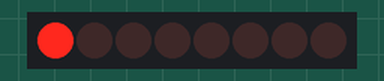
This sketch was run on a simulated Arduino Uno, built with avr-gcc and run on an emulated ATmega328P. On the bench: 8 shift-register outputs drawn as a row of LEDs (first output left, lit = HIGH). Wiring (inferred from the names in the program): shift register (74HC595): data pin 4; shift clock pin 2; latch pin 3. Wiring (inferred from the signals the program sends): row of LEDs: on Q0, Q1, Q2, Q3, Q4, Q5, Q6, Q7.

Above: at 0.5 s.
At 4.5 s:
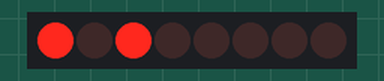
At 6.5 s:
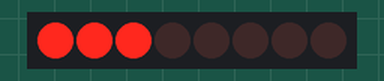
At 9.5 s:
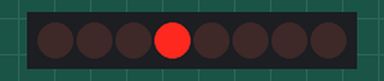
At 14.5 s:
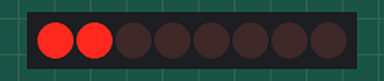
At 19.5 s:
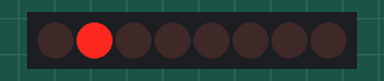
Timing chart, 0 to 20.7 s (numbered marks = the images above):
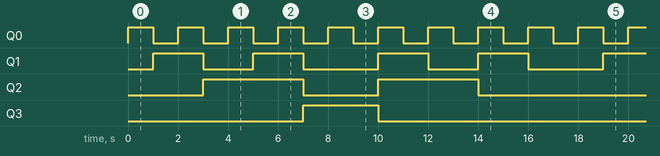

Measured:
- by itself, Q0: alternates HIGH for 1.0 s and LOW for 1.0 s
- by itself, Q1: repeats every 9.0 s: LOW 2.0 s, HIGH 2.0 s, LOW 3.0 s, HIGH 2.0 s
- by itself, Q2: LOW → HIGH at 3.0 s, → LOW 4.0 s later, → HIGH 3.0 s later, → LOW 4.0 s later, … (9 changes in this stretch)
- by itself, Q3: alternates HIGH for 3.0 s and LOW for 15.0 s

The sketch:

4.switchRegister.ino
```cpp
/*
  Name:
  Date:
  Author: Daan Heetkamp

  Description:

  Revision:

*/

// ----- include libraries -----
//hi
// ----- Declare Constants -----

// ----- Declare Objects -----

// ----- Declare subroutines and/or functions -----

// ----- Declare Global Variables -----


/**************Switch Register*******************/
int latchPin = 3;  // Clock pin of 74HC595 is connected to Digital pin 6 RCLK
int klokPin = 2;  // Latch pin of 74HC595 is connected to Digital pin 5 SRCLK
int dataPin = 4;  // Data pin of 74HC595 is connected to Digital pin 4 SER


byte data;    // Variable to hold the pattern of which LEDs are currently turned on or off

bool eindWaarde = false;

// Setup
void setup()
{
  Serial.begin(9600);

  pinMode(latchPin, OUTPUT);
  pinMode(dataPin, OUTPUT);
  pinMode(klokPin, OUTPUT);

  data = 0; // Initially turns all the LEDs off, by giving the variable 'leds' the value 0
  updateShiftRegister();

  data = B00000000; //8
}

// Main loop
void loop()
{
  //bitSet(data, 2); //data 0000 0100 zet een bit hoog.
  //updateShiftRegister(); //shift de data in het register.
  if(data == 9){
    eindWaarde = true; //9? aftrekken
  } else if(data == 0){
    eindWaarde = false;// 0? optellen
  }

  if(eindWaarde == false){
    data = data + B00000001;
    updateShiftRegister();
  }
  else if(eindWaarde == true){
    data = data - B00000001;
    updateShiftRegister();
  }
  delay(1000);
}

void updateShiftRegister()
{
  digitalWrite(latchPin, LOW);
  shiftOut(dataPin, klokPin, MSBFIRST, data);
  digitalWrite(latchPin, HIGH);
}
```
